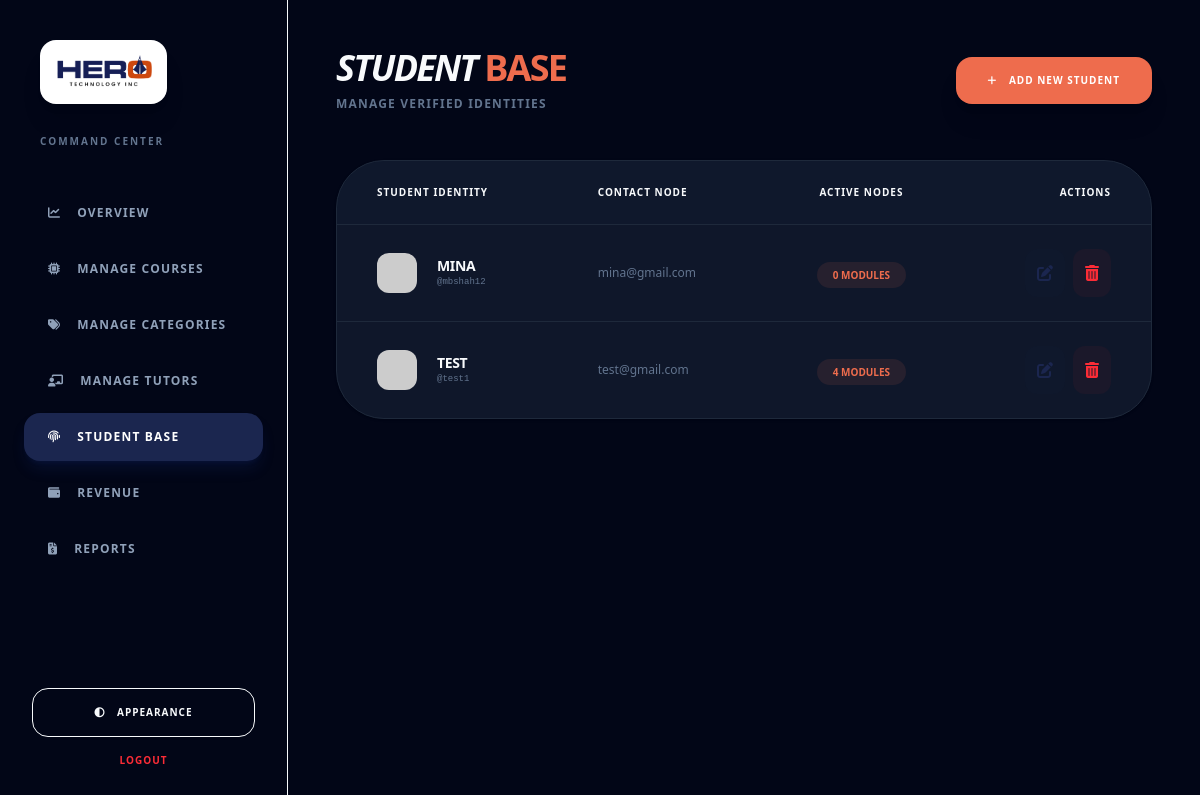
/backpanel/manage-students.php?error=not_found (signed in), run on an earlier commit of the app's database.
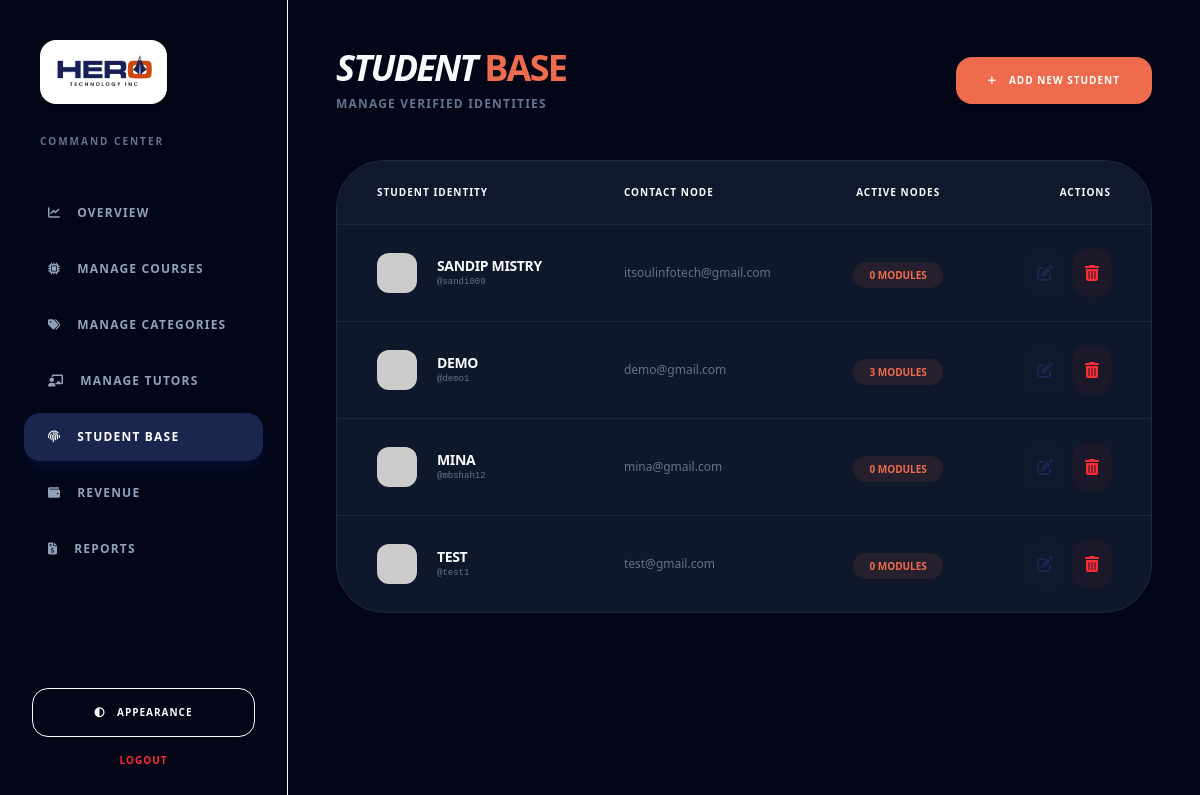
And on a later commit of the database.
### tables this page shows
CREATE TABLE `user_master` (
  `user_id` int(11) NOT NULL,
  `name` varchar(50) DEFAULT NULL,
  `username` varchar(50) NOT NULL,
  `phone` varchar(15) NOT NULL,
  `email` varchar(50) NOT NULL,
  `gender` enum('male','female','other','') NOT NULL,
  `password` varchar(50) DEFAULT NULL,
  `role` enum('student','admin','manager') DEFAULT 'student',
  `datetime` timestamp NOT NULL DEFAULT current_timestamp() ON UPDATE current_timestamp(),
  `status` enum('publish','draft') DEFAULT 'publish'
);

### backpanel/manage-students.php (the view, shortened to what this page needs)
<?php
require '../config.php';
$query = "SELECT u.user_id, u.name, u.email, u.username, u.gender, u.phone,
          (SELECT COUNT(*) FROM enrollments e WHERE e.user_id = u.user_id) as node_count
          FROM user_master u
          WHERE u.role = 'student'
          ORDER BY u.user_id DESC";
$result = mysqli_query($conn, $query);
?>
<!DOCTYPE html>
<html lang="en">
<head>
    <script src="https://cdn.jsdelivr.net/npm/@tailwindcss/browser@4"></script>
    <link href="https://cdnjs.cloudflare.com/ajax/libs/font-awesome/6.5.2/css/all.min.css" rel="stylesheet"/>
</head>
<body class="bg-[var(--app-bg)] text-[var(--text-main)] antialiased min-h-screen flex overflow-hidden">
    <?php include 'sidebar.php'; ?>
    <main class="flex-1 h-screen overflow-y-auto p-6 lg:p-12">
        <header class="flex justify-between items-center mb-12">
            <div>
                <h1 class="text-4xl font-black tracking-tighter uppercase italic">
                    Student <span class="text-hero-orange not-italic">Base</span>
                </h1>
                <p class="text-slate-500 text-xs font-bold uppercase tracking-widest mt-2">Manage verified identities</p>
            </div>
            <button onclick="toggleModal('addModal')" class="bg-hero-orange text-white px-8 py-4 rounded-2xl font-black uppercase text-[10px] tracking-widest shadow-xl hover:scale-105 transition-all">
                <i class="fas fa-plus mr-2"></i>
                Add New Student
            </button>
        </header>
        <div class="bg-[var(--card-bg)] rounded-[3rem] border border-[var(--border-color)] shadow-sm overflow-hidden">
            <table class="w-full text-left">
                <thead class="bg-hero-blue/5 border-b border-[var(--border-color)]">
                    <tr>
                        <th class="px-10 py-6 text-[10px] font-black uppercase tracking-widest">Student Identity</th>
                        <th class="px-10 py-6 text-[10px] font-black uppercase tracking-widest">Contact Node</th>
                        <th class="px-10 py-6 text-[10px] font-black uppercase tracking-widest text-center">Active Nodes</th>
                        <th class="px-10 py-6 text-[10px] font-black uppercase tracking-widest text-right">Actions</th>
                    </tr>
                </thead>
                <tbody class="divide-y divide-[var(--border-color)]">
                    <?php if(mysqli_num_rows($result) > 0): ?>
                        <?php while($row = mysqli_fetch_assoc($result)): ?>
                        <tr class="hover:bg-hero-orange/[0.02] transition-colors">
                            <td class="px-10 py-6">
                                <div class="flex items-center gap-5">
                                    <img src="https://ui-avatars.com/api/?name=<?= urlencode($row['name']) ?>&background=1B264F&color=fff" class="w-10 h-10 rounded-xl">
                                    <div>
                                        <p class="text-sm font-black uppercase tracking-tight"><?= htmlspecialchars($row['name']) ?></p>
                                        <p class="text-[9px] font-mono text-slate-500 lowercase">@<?= htmlspecialchars($row['username']) ?></p>
                                    </div>
                                </div>
                            </td>
                            <td class="px-10 py-6 text-xs text-slate-500">
                                <?= htmlspecialchars($row['email']) ?>
                            </td>
                            <td class="px-10 py-6 text-center">
                                <span class="px-4 py-1.5 bg-hero-orange/10 text-hero-orange text-[10px] font-black rounded-full uppercase">
                                    <?= $row['node_count'] ?> Modules
                                </span>
                            </td>
                            <td class="px-10 py-6 text-right">
                                <div class="flex justify-end gap-2">
                                    <a href="edit-student.php?id=<?= $row['user_id'] ?>" class="p-3 bg-hero-blue/5 rounded-xl text-hero-blue hover:bg-hero-blue hover:text-white transition-all">
                                        <i class="fas fa-edit"></i>
                                    </a>
                                    <button onclick="confirmDelete(<?= $row['user_id'] ?>)" class="p-3 bg-red-500/5 rounded-xl text-red-500 hover:bg-red-500 hover:text-white transition-all">
                                        <i class="fas fa-trash-alt"></i>
                                    </button>
                                </div>
                            </td>
                        </tr>
                        <?php endwhile; ?>
                    <?php endif; ?>
                </tbody>
            </table>
        </div>
    </main>
</body>
</html>

What changed in the data, as far as the page shows it:
added user_master: name "SANDIP MISTRY", username "sandi009", email "itsoulinfotech@gmail.com", node_count "0"
added user_master: name "DEMO", username "demo1", email "demo@gmail.com", node_count "3"
changed user_master "TEST": node_count "4" → "0"
